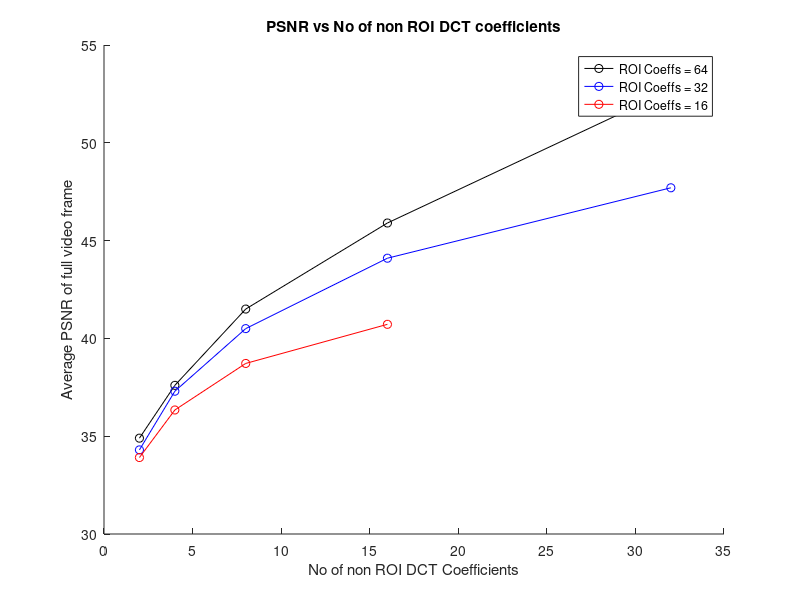

This chart was generated by the following MATLAB code:
% roi = 64;
% non_roi = 16;
%
%
% [reconsImage, PSNR1]  = dct_comp(videoFrame(:,:,1), roi, non_roi, bbox);
% [reconsImage, PSNR2]  = dct_comp(videoFrame(:,:,2), roi, non_roi, bbox);
% [reconsImage, PSNR3]  = dct_comp(videoFrame(:,:,3), roi, non_roi, bbox);
%
% avgPSNR = (PSNR1 + PSNR2+ PSNR3 )/3



%Getting psnr vs coeff

x = [2,4,8,16,32,64];
psnr64 = [34.9,37.6,41.5,45.9,52.7,315.9];
psnr32 = [34.3,37.3,40.5,44.1,47.7];
psnr16 = [33.91, 36.34,38.72,40.72];

hold on
plot(x(1:5),psnr64(1:5),'ko-');
plot(x(1:5),psnr32,'bo-');
plot(x(1:4),psnr16,'ro-');
title('PSNR vs No of non ROI DCT coefficients');
xlabel('No of non ROI DCT Coefficients');
ylabel('Average PSNR of full video frame');
legend('ROI Coeffs = 64','ROI Coeffs = 32','ROI Coeffs = 16');
hold off